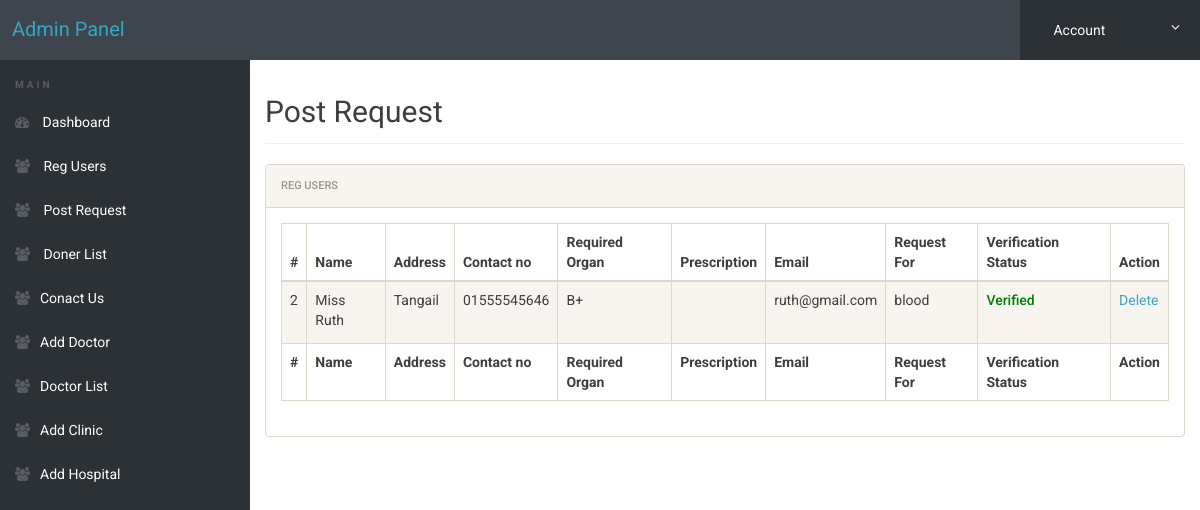
Page /admin/post-request.php (signed in) on the earlier database version.
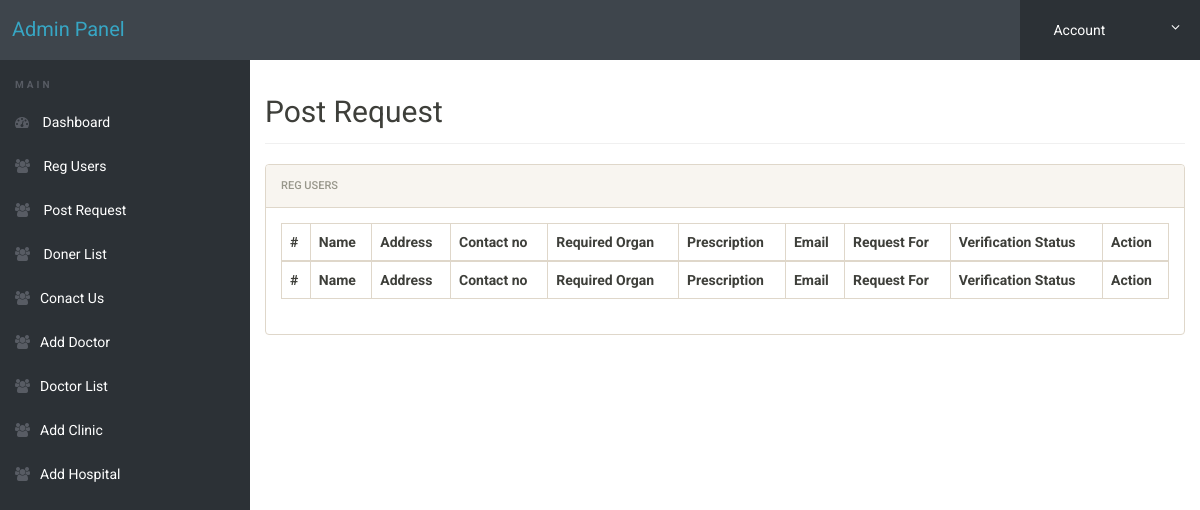
Same page on the later database version.
### tables this page shows
CREATE TABLE IF NOT EXISTS `post_request` (
  `id` int(10) NOT NULL AUTO_INCREMENT,
  `patientName` varchar(100) NOT NULL,
  `address` varchar(255) NOT NULL,
  `phone` varchar(30) NOT NULL,
  `requiredorgan` varchar(100) NOT NULL,
  `prescription` varchar(255) NOT NULL,
  `email` varchar(30) NOT NULL,
  `donate_user` varchar(100) NOT NULL,
  `action` int(11) NOT NULL DEFAULT 0,
  PRIMARY KEY (`id`)
);

### admin/post-request.php (the view, shortened to what this page needs)
<!doctype html>
<html lang="en" class="no-js">
<head>
	<link rel="stylesheet" href="css/font-awesome.min.css">
	<link rel="stylesheet" href="css/bootstrap.min.css">
	<link rel="stylesheet" href="css/dataTables.bootstrap.min.css">
	<link rel="stylesheet" href="css/bootstrap-social.css">
	<link rel="stylesheet" href="css/bootstrap-select.css">
	<link rel="stylesheet" href="css/fileinput.min.css">
	<link rel="stylesheet" href="css/awesome-bootstrap-checkbox.css">
	<link rel="stylesheet" href="css/style.css">
</head>
<body>
	<?php include('includes/header.php');?>
	<div class="ts-main-content">
		<?php include('includes/leftbar.php');?>
		<div class="content-wrapper">
			<div class="container-fluid">
				<div class="row">
					<div class="col-md-12">
						<h2 class="page-title">Post Request</h2>
						<div class="panel panel-default">
							<div class="panel-heading">Reg Users</div>
							<div class="panel-body">
								<table id="zctb" class="display table table-striped table-bordered table-hover" cellspacing="0" width="100%">
									<thead>
										<tr>
											<th>#</th>
											<th> Name</th>
											<th>Address </th>
											<th>Contact no</th>
											<th>Required Organ</th>
											<th>Prescription</th>
											<th>Email</th>
											<th>Request For</th>
											<th>Verification Status</th>
											<th>Action</th>
										</tr>
									</thead>
									<tfoot>
										<tr>
											<th>#</th>
											<th> Name</th>
											<th>Address </th>
											<th>Contact no</th>
											<th>Required Organ</th>
											<th>Prescription</th>
											<th>Email</th>
											<th>Request For</th>
											<th>Verification Status</th>
											<th>Action</th>
										</tr>
									</tfoot>
									<tbody>
<?php
    $query = "SELECT * FROM post_request";
	$result= mysqli_query($connect, $query);
foreach($result as $data)
{
?>
										<tr>
											<td> <?php echo $data['id']?></td>
											<td><?php echo $data['patientName']?></td>
											<td><?php echo $data['address']?></td>
											<td><?php echo $data['phone']?></td>
											<td><?php echo $data['requiredorgan']?></td>
											<td><img class='urprescription' src="../prescription_photo/<?php echo $data['prescription']?>" alt=""></td>
											<td><?php echo $data['email']?></td>
											<td><?php echo $data['donate_user']?></td>
											<td>
											<?php
$did = $data['id'];
											if($data['action'] == 1):
											?>	<p class="verify">Verified</p>
											<?php else:?>
											 <p class="unverify">Unverified</p></td>
											<?php endif;?>
											<td><a href="post-request.php?did=<?php echo $did?>">Delete</a></td>
										</tr>
<?php }?>
									</tbody>
								</table>
							</div>
						</div>
					</div>
				</div>
			</div>
		</div>
	</div>
</body>
</html>

### admin/includes/header.php (shortened to what this page needs)
<div class="brand clearfix">
	<a href="dashboard.php" class="admin-panel">Admin Panel</a>
	<ul class="ts-profile-nav">
		<li class="ts-account">
			<a href="#"><img src="img/ts-avatar.jpg" class="ts-avatar hidden-side" alt=""> Account <i class="fa fa-angle-down hidden-side"></i></a>
		</li>
	</ul>
</div>

### admin/includes/leftbar.php
<nav class="ts-sidebar">
	<ul class="ts-sidebar-menu">
		<li class="ts-label">Main</li>
		<li><a href="dashboard.php"><i class="fa fa-dashboard"></i> Dashboard</a></li>
		<li><a href="reg-users.php"><i class="fa fa-users"></i> Reg Users</a></li>
		<li><a href="post-request.php"><i class="fa fa-users"></i> Post Request</a></li>
		<li><a href="doner-list.php"><i class="fa fa-users"></i> Doner List</a></li>
		<li><a href="manage-conactusquery.php"><i class="fa fa-users"></i>Conact Us</a></li>
		<li><a href="add-doctor.php"><i class="fa fa-users"></i>Add Doctor</a></li>
		<li><a href="doctor-list.php"><i class="fa fa-users"></i>Doctor List</a></li>
		<li><a href="add-clinic.php"><i class="fa fa-users"></i>Add Clinic</a></li>
		<li><a href="add-hospital.php"><i class="fa fa-users"></i>Add Hospital</a></li>
	</ul>
</nav>

### admin/css/style.css (style rules this page uses)
html { font-size: 14px; }
@media only screen and (min-width: 480px) { html { font-size: 17px; } }
@media only screen and (min-width: 768px) { html { font-size: 14px; } }
body { font-size: 1em; }
a { color: #37a6c4; }
.panel { overflow: hidden; }
ul, li { margin: 0; padding: 0; list-style: none; }
.page-title { padding-bottom: 15px; margin-bottom: 20px; border-bottom: 1px solid #f0f0f0; }
.brand { background: #3e454c; position: relative; z-index: 3; position: fixed; width: 100%; top: 0; }
.brand .ts-profile-nav { float: right; display: none; }
.brand .ts-profile-nav li { float: left; position: relative; }
.brand .ts-profile-nav li a { display: block; padding: 20px; color: #fff; }
.brand .ts-profile-nav .ts-account .fa-angle-down { float: right; }
.brand .ts-profile-nav .ts-account > a { width: 180px; background: #2c3136; }
@media only screen and (min-width: 992px) { .brand .ts-profile-nav { display: block; } }
.ts-sidebar { background: #2c3136; max-height: 0; transition: max-height 0.3s; overflow: hidden; position: fixed; z-index: 2; width: 100%; bottom: 0; top: 60px; overflow-y: auto; }
@media only screen and (min-width: 992px) { .ts-sidebar { max-height: 100%; bottom: 0; } }
.ts-sidebar-menu .ts-label { color: #585c64; font-weight: bold; padding: 8px 15px; text-transform: uppercase; font-size: 10px; letter-spacing: 3px; margin-top: 10px; }
.ts-sidebar-menu a { display: block; text-decoration: none; padding: 12px 15px; color: #fff; }
.ts-sidebar-menu li { position: relative; }
.ts-sidebar-menu li i { color: #585c64; margin-right: 10px; }
.ts-main-content .content-wrapper { padding-top: 15px; margin-top: 60px; }
@media only screen and (min-width: 992px) { .ts-main-content .ts-sidebar { width: 250px; float: left; } }
@media only screen and (min-width: 992px) { .ts-main-content .content-wrapper { margin-left: 250px; } }
.admin-panel { font-size: 20px; position: absolute; left: 1%; top: 15px; }
@media only screen and (min-width: 1024px) { p { font-size: 1em; margin-bottom: 1.8em; } }
.verify { color: green; font-weight: 500; }

Differences in the rows shown:
removed post_request: id "2", patientName "Miss Ruth", address "Tangail", phone "01555545646", requiredorgan "B+", email "ruth@gmail.com", donate_user "blood", action "Verified"
